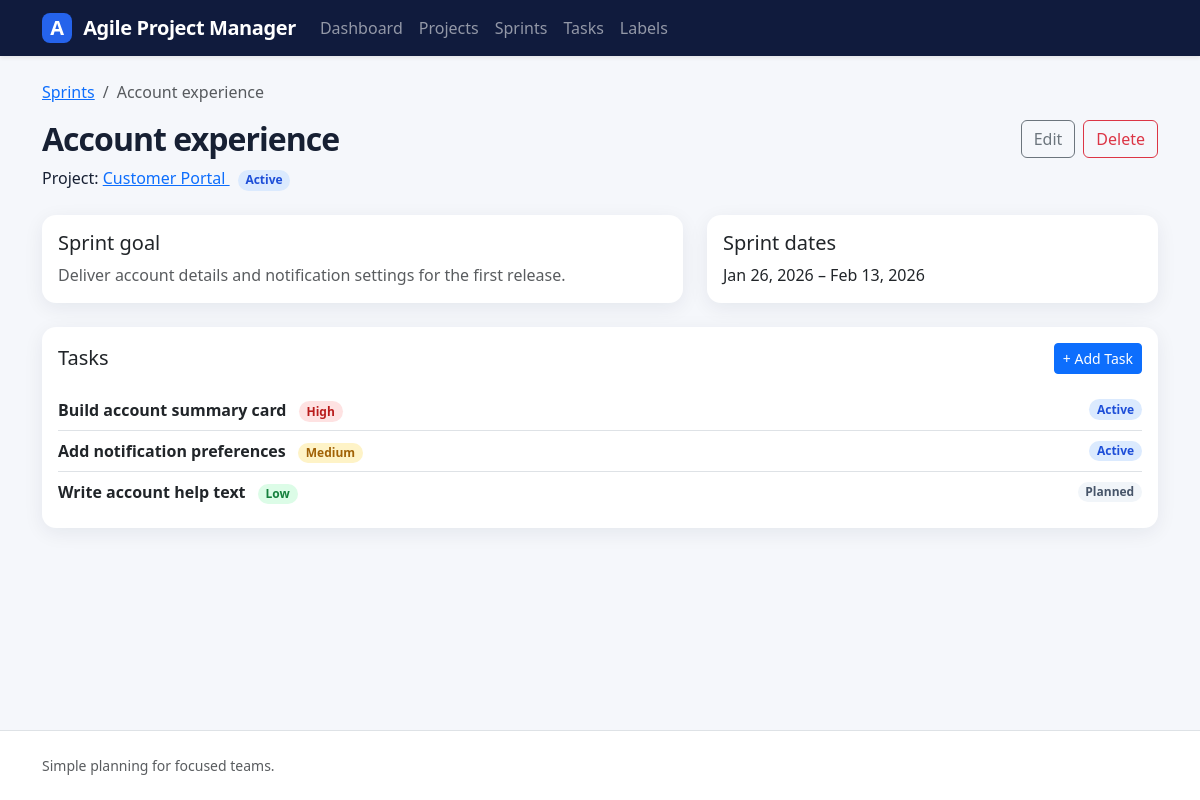
The page /sprints/2/ on the database its author committed.
### sprints/models.py (models this page shows, shortened)
class Sprint(models.Model):
    class StatusChoices(models.TextChoices):
        PLANNED = 'planned', 'Planned'
        ACTIVE = 'active', 'Active'
        COMPLETED = 'completed', 'Completed'
    project = models.ForeignKey(Project, on_delete=models.CASCADE)
    name = models.CharField(
        max_length=100,
        validators=[MinLengthValidator(4)],
    )
    goal = models.CharField(max_length=100)
    start_date = models.DateField()
    end_date = models.DateField()
    status = models.CharField(choices=StatusChoices.choices, max_length=10)

### projects/models.py (models this page shows, shortened)
class Project(models.Model):
    class StatusChoices(models.TextChoices):
        ACTIVE = 'active', 'Active'
        COMPLETED = 'completed', 'Completed'
        ON_HOLD = 'on_hold', 'On Hold'
    name = models.CharField(
        max_length=100,
        validators=[MinLengthValidator(2)],
    )
    description = models.TextField(max_length=500, blank=True, null=True)
    start_date = models.DateField()
    end_date = models.DateField()
    status = models.CharField(choices=StatusChoices.choices, max_length=10)
    created_at = models.DateTimeField(auto_now_add=True)

### tasks/models.py (models this page shows)
class Task(models.Model):
    class PriorityChoices(models.TextChoices):
        LOW = 'LOW'
        MEDIUM = 'MEDIUM'
        HIGH = 'HIGH'
    sprint = models.ForeignKey(Sprint, on_delete=models.CASCADE)
    title = models.CharField(
        max_length=100,
        validators=[MinLengthValidator(3)],
    )
    description = models.TextField(max_length=500)
    priority = models.CharField(choices=PriorityChoices.choices, max_length=10)
    status = models.CharField(choices=Sprint.StatusChoices.choices, max_length=10)
    created_at = models.DateTimeField(auto_now_add=True)
    updated_at = models.DateTimeField(auto_now=True)
    labels = models.ManyToManyField(Label)

### sprints/views.py (the view)
# urls.py: path('', SprintDetailView.as_view(), name='detail'),
class SprintDetailView(DetailView):
    model = Sprint
    context_object_name = 'sprint'
    template_name = 'sprints/sprint_detail.html'
    def get_context_data(self, **kwargs):
        context = super().get_context_data(**kwargs)
        context['tasks'] = self.object.task_set.all()
        return context

### templates/sprints/sprint_detail.html
{% extends "base.html" %}
{% block content %}
    <nav aria-label="breadcrumb" class="mb-3">
        <ol class="breadcrumb">
            <li class="breadcrumb-item">
                <a href="{% url 'sprints:list' %}">
                    Sprints
                </a>
            </li>
            <li class="breadcrumb-item active">
                {{ sprint.name }}
            </li>
        </ol>
    </nav>
    <div class="page-header">
        <div>
            <h1 class="h2 mb-2">
                {{ sprint.name }}
            </h1>
            <p class="mb-0">
                Project:
                <a href="{% url 'projects:detail' sprint.project.pk %}">
                    {{ sprint.project.name }}
                </a>
                <span class="badge rounded-pill badge-status-{{ sprint.status }} ms-2">
                    {{ sprint.get_status_display|default:sprint.status|title }}
                </span>
            </p>
        </div>
        <div class="d-flex gap-2">
            <a class="btn btn-outline-secondary" href="{% url 'sprints:update' sprint.pk %}">
                Edit
            </a>
            <a class="btn btn-outline-danger" href="{% url 'sprints:delete' sprint.pk %}">
                Delete
            </a>
        </div>
    </div>
    <div class="row g-4 mb-4">
        <div class="col-lg-7">
            <div class="card h-100">
                <div class="card-body">
                    <h2 class="h5">
                        Sprint goal
                    </h2>
                    <p class="text-muted mb-0">
                        {{ sprint.goal|default:"No goal has been added yet." }}
                    </p>
                </div>
            </div>
        </div>
        <div class="col-lg-5">
            <div class="card h-100">
                <div class="card-body">
                    <h2 class="h5">
                        Sprint dates
                    </h2>
                    <p class="mb-0">
                        {{ sprint.start_date|date:"M j, Y" }}
                        –
                        {{ sprint.end_date|date:"M j, Y" }}
                    </p>
                </div>
            </div>
        </div>
    </div>
    <div class="card">
        <div class="card-body">
            <div class="d-flex justify-content-between align-items-center mb-3">
                <h2 class="h5 mb-0">
                    Tasks
                </h2>
                <a class="btn btn-sm btn-primary" href="{% url 'tasks:create' %}?sprint={{ sprint.pk }}">
                    + Add Task
                </a>
            </div>
            <div class="list-group list-group-flush">
                {% for task in tasks %}
                    <a href="{% url 'tasks:detail' task.pk %}" class="list-group-item list-group-item-action px-0 d-flex
                                            justify-content-between align-items-center">
                        <span>
                            <span class="fw-semibold">
                                {{ task.title }}
                            </span>
                            <span class="badge rounded-pill priority-{{ task.priority|lower }} ms-2">
                                {{ task.get_priority_display|default:task.priority|title }}
                            </span>
                        </span>
                        <span class="badge rounded-pill badge-status-{{ task.status }}">
                            {{ task.get_status_display|default:task.status|title }}
                        </span>
                    </a>
                {% empty %}
                    {% include "partials/_empty_state.html" with title="No tasks in this sprint" message="Add the first task to make the sprint actionable." action_url=task_create_url action_text="Add task" %}
                {% endfor %}
            </div>
        </div>
    </div>
{% endblock %}

### static/css/style.css (style rules this page uses)
:root { --navy: #101b3d; --navy-light: #1b2b58; --blue: #2563eb; --page-bg: #f5f7fb; --ink: #172033; }
body { background: var(--page-bg); color: var(--ink); min-height: 100vh; display: flex; flex-direction: column; }
.page-header { display: flex; align-items: flex-start; justify-content: space-between; gap: 1rem; margin-bottom: 1.5rem; }
.page-header h1 { font-weight: 700; letter-spacing: -.03em; }
.card, .stat-card { border: 0; border-radius: 14px; box-shadow: 0 5px 20px rgba(16, 27, 61, .07); }
.badge-status-active, .badge-status-in_progress { background: #dbeafe; color: #1d4ed8; }
.badge-status-planned, .badge-status-to_do { background: #f1f5f9; color: #475569; }
.priority-high { color: #b91c1c; background: #fee2e2; }
.priority-medium { color: #a16207; background: #fef3c7; }
.priority-low { color: #15803d; background: #dcfce7; }

### rows shown on the page
Sprint: name "Account experience", project.name "Customer Portal", status "Active", goal "Deliver account details and notification settings for the first release.", start_date "Jan 26, 2026", end_date "Feb 13, 2026"
Task: title "Build account summary card", priority "High", status "Active"
Task: title "Add notification preferences", priority "Medium", status "Active"
Task: title "Write account help text", priority "Low", status "Planned"
